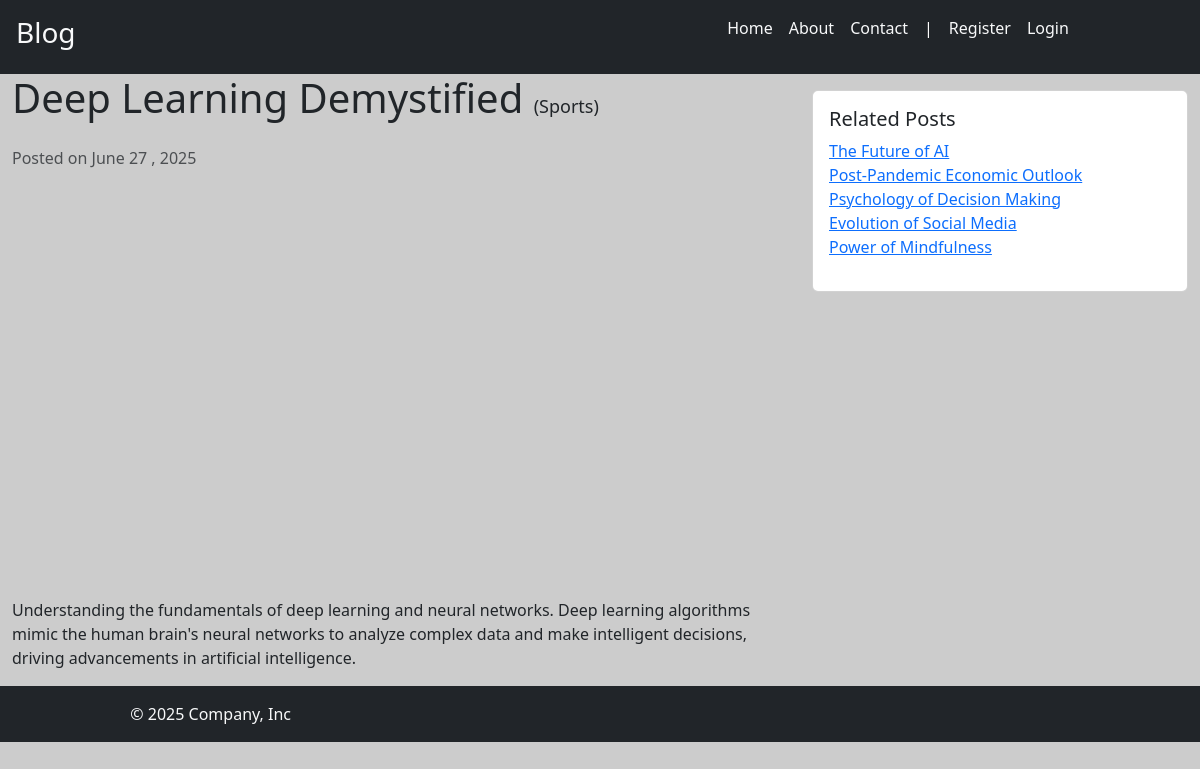
/post/deep-learning-demystified, run on the app's committed database.
### blog/models.py (models this page shows, shortened)
class Post(models.Model):
    title = models.CharField(max_length=100)
    content = models.TextField()
    if settings.MACHINE_ENV == "local":
        image = models.ImageField(max_length=500, null=True, blank=True,upload_to="posts/images")
    else:
        image = models.CharField(max_length=500, null=True, blank=True)
    created_at = models.DateTimeField(auto_now_add=True)
    slug = models.SlugField(max_length=255,unique=True)
    category = models.ForeignKey(Category, on_delete=models.CASCADE)
    user = models.ForeignKey(User,on_delete=models.CASCADE,null=True)
    is_published = models.BooleanField(default=False)
    @property
    def formatted_img_url(self):
        url = self.image if self.image.__str__().startswith(('http://','https://')) else self.image.url
        return url

class Category(models.Model):
    name = models.CharField(max_length=100)

### blog/views.py (the view)
# urls.py: path("post/<str:slug>", views.detail, name="detail"),
def detail(request, slug):
    if request.user.is_authenticated and not request.user.has_perm('blog.view_post'):
        messages.error(request , "You have no permissions to view any posts")
        return redirect('blog:index')
    post = Post.objects.get(slug=slug)
    related_posts = Post.objects.filter(category=post.category).exclude(pk=post.id)
    return render(
        request, "blog/detail.html", {"post": post, "related_posts": related_posts}
    )

### blog/templates/blog/detail.html
{% extends 'blog/base.html'%} {% block content %}
<div class="container-fluid">
  <div class="row">
    <div class="col-lg-8">
      <h1 class="mb-4">
        {{post.title}}
        <small style="font-size: 18px">({{post.category.name}})</small>
      </h1>
      <p class="text-muted">Posted on {{post.created_at|date:"F j , Y"}}</p>
      <img src="{{post.formatted_img_url}}" class="img-fluid mb-4" alt="Blog Image" />
      <p>{{post.content|linebreaksbr|safe}}</p>
    </div>
    <div class="col-lg-4">
      <div class="card mt-3">
        <div class="card-body">
          <h5 class="card-title">Related Posts</h5>
          <ul class="list-unstyled">
            {% for related_post in related_posts %}
            <li>
              <a href="{% url 'blog:detail' slug=related_post.slug %}"
                >{{related_post.title}}</a
              >
            </li>
            {% endfor %}
          </ul>
        </div>
      </div>
    </div>
  </div>
</div>
{% endblock %}

### blog/static/blog/css/style.css (style rules this page uses)
body { background-color: #cccccc; }

### data on the page
Post: title "Deep Learning Demystified", category.name "Sports", created_at "June 27 , 2025", content "Understanding the fundamentals of deep learning and neural networks. Deep learning algorithms mimic the human brain's neural networks to analyze complex data and make intelligent decisions, driving advancements in artificial intelligence."
Post: title "The Future of AI"
Post: title "Post-Pandemic Economic Outlook"
Post: title "Psychology of Decision Making"
Post: title "Evolution of Social Media"
Post: title "Power of Mindfulness"
